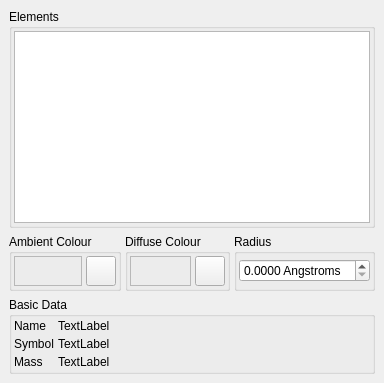
     <widget class="QWidget" name="ElementsTab" >
      <attribute name="title" >
       <string>Elements</string>
      </attribute>
      <attribute name="icon" >
       <iconset resource="icons.qrc" >:/build/icons/build_ptable.svg</iconset>
      </attribute>
      <layout class="QVBoxLayout" >
       <property name="margin" >
        <number>9</number>
       </property>
       <property name="spacing" >
        <number>6</number>
       </property>
       <item>
        <widget class="QGroupBox" name="ElementListGroup" >
         <property name="sizePolicy" >
          <sizepolicy>
           <hsizetype>1</hsizetype>
           <vsizetype>7</vsizetype>
           <horstretch>0</horstretch>
           <verstretch>0</verstretch>
          </sizepolicy>
         </property>
         <property name="title" >
          <string>Elements</string>
         </property>
         <layout class="QVBoxLayout" >
          <property name="margin" >
           <number>2</number>
          </property>
          <property name="spacing" >
           <number>4</number>
          </property>
          <item>
           <widget class="QListWidget" name="ElementList" >
            <property name="sizePolicy" >
             <sizepolicy>
              <hsizetype>1</hsizetype>
              <vsizetype>3</vsizetype>
              <horstretch>0</horstretch>
              <verstretch>0</verstretch>
             </sizepolicy>
            </property>
            <property name="minimumSize" >
             <size>
              <width>0</width>
              <height>64</height>
             </size>
            </property>
           </widget>
          </item>
         </layout>
        </widget>
       </item>
       <item>
        <layout class="QHBoxLayout" >
         <property name="margin" >
          <number>0</number>
         </property>
         <property name="spacing" >
          <number>4</number>
         </property>
         <item>
          <widget class="QGroupBox" name="ElementAmbientGroup" >
           <property name="sizePolicy" >
            <sizepolicy>
             <hsizetype>1</hsizetype>
             <vsizetype>1</vsizetype>
             <horstretch>0</horstretch>
             <verstretch>0</verstretch>
            </sizepolicy>
           </property>
           <property name="title" >
            <string>Ambient Colour</string>
           </property>
           <layout class="QVBoxLayout" >
            <property name="margin" >
             <number>2</number>
            </property>
            <property name="spacing" >
             <number>4</number>
            </property>
            <item>
             <layout class="QHBoxLayout" >
              <property name="margin" >
               <number>0</number>
              </property>
              <property name="spacing" >
               <number>4</number>
              </property>
              <item>
               <widget class="TColourFrame" name="ElementAmbientColourFrame" >
                <property name="sizePolicy" >
                 <sizepolicy>
                  <hsizetype>7</hsizetype>
                  <vsizetype>5</vsizetype>
                  <horstretch>0</horstretch>
                  <verstretch>0</verstretch>
                 </sizepolicy>
                </property>
                <property name="frameShape" >
                 <enum>QFrame::StyledPanel</enum>
                </property>
                <property name="frameShadow" >
                 <enum>QFrame::Raised</enum>
                </property>
               </widget>
              </item>
              <item>
               <widget class="QPushButton" name="ElementAmbientColourButton" >
                <property name="sizePolicy" >
                 <sizepolicy>
                  <hsizetype>5</hsizetype>
                  <vsizetype>5</vsizetype>
                  <horstretch>0</horstretch>
                  <verstretch>0</verstretch>
                 </sizepolicy>
                </property>
                <property name="minimumSize" >
                 <size>
                  <width>16</width>
                  <height>16</height>
                 </size>
                </property>
                <property name="maximumSize" >
                 <size>
                  <width>30</width>
                  <height>30</height>
                 </size>
                </property>
                <property name="text" >
                 <string/>
                </property>
                <property name="icon" >
                 <iconset resource="icons.qrc" >:/basic/icons/basic_colour.svg</iconset>
                </property>
               </widget>
              </item>
             </layout>
            </item>
           </layout>
          </widget>
         </item>
         <item>
          <widget class="QGroupBox" name="ElementDiffuseGroup" >
           <property name="sizePolicy" >
            <sizepolicy>
             <hsizetype>1</hsizetype>
             <vsizetype>1</vsizetype>
             <horstretch>0</horstretch>
             <verstretch>0</verstretch>
            </sizepolicy>
           </property>
           <property name="title" >
            <string>Diffuse Colour</string>
           </property>
           <layout class="QVBoxLayout" >
            <property name="margin" >
             <number>2</number>
            </property>
            <property name="spacing" >
             <number>4</number>
            </property>
            <item>
             <layout class="QHBoxLayout" >
              <property name="margin" >
               <number>0</number>
              </property>
              <property name="spacing" >
               <number>4</number>
              </property>
              <item>
               <widget class="TColourFrame" name="ElementDiffuseColourFrame" >
                <property name="sizePolicy" >
                 <sizepolicy>
                  <hsizetype>7</hsizetype>
                  <vsizetype>5</vsizetype>
                  <horstretch>0</horstretch>
                  <verstretch>0</verstretch>
                 </sizepolicy>
                </property>
                <property name="frameShape" >
                 <enum>QFrame::StyledPanel</enum>
                </property>
                <property name="frameShadow" >
                 <enum>QFrame::Raised</enum>
                </property>
               </widget>
              </item>
              <item>
               <widget class="QPushButton" name="ElementDiffuseColourButton" >
                <property name="sizePolicy" >
                 <sizepolicy>
                  <hsizetype>5</hsizetype>
                  <vsizetype>5</vsizetype>
                  <horstretch>0</horstretch>
                  <verstretch>0</verstretch>
                 </sizepolicy>
                </property>
                <property name="minimumSize" >
                 <size>
                  <width>30</width>
                  <height>30</height>
                 </size>
                </property>
                <property name="maximumSize" >
                 <size>
                  <width>30</width>
                  <height>30</height>
                 </size>
                </property>
                <property name="text" >
                 <string/>
                </property>
                <property name="icon" >
                 <iconset resource="icons.qrc" >:/basic/icons/basic_colour.svg</iconset>
                </property>
               </widget>
              </item>
             </layout>
            </item>
           </layout>
          </widget>
         </item>
         <item>
          <widget class="QGroupBox" name="ElementRadiusGroup" >
           <property name="sizePolicy" >
            <sizepolicy>
             <hsizetype>7</hsizetype>
             <vsizetype>1</vsizetype>
             <horstretch>0</horstretch>
             <verstretch>0</verstretch>
            </sizepolicy>
           </property>
           <property name="title" >
            <string>Radius</string>
           </property>
           <layout class="QHBoxLayout" >
            <property name="margin" >
             <number>2</number>
            </property>
            <property name="spacing" >
             <number>4</number>
            </property>
            <item>
             <widget class="QDoubleSpinBox" name="ElementRadiusSpin" >
              <property name="sizePolicy" >
               <sizepolicy>
                <hsizetype>7</hsizetype>
                <vsizetype>0</vsizetype>
                <horstretch>0</horstretch>
                <verstretch>0</verstretch>
               </sizepolicy>
              </property>
              <property name="suffix" >
               <string> Angstroms</string>
              </property>
              <property name="decimals" >
               <number>4</number>
              </property>
              <property name="singleStep" >
               <double>0.010000000000000</double>
              </property>
             </widget>
            </item>
           </layout>
          </widget>
         </item>
        </layout>
       </item>
       <item>
        <widget class="QGroupBox" name="groupBox" >
         <property name="sizePolicy" >
          <sizepolicy>
           <hsizetype>7</hsizetype>
           <vsizetype>5</vsizetype>
           <horstretch>0</horstretch>
           <verstretch>0</verstretch>
          </sizepolicy>
         </property>
         <property name="title" >
          <string>Basic Data</string>
         </property>
         <layout class="QGridLayout" >
          <property name="margin" >
           <number>2</number>
          </property>
          <property name="spacing" >
           <number>4</number>
          </property>
          <item row="1" column="1" >
           <widget class="QLabel" name="ElementSymbolLabel" >
            <property name="sizePolicy" >
             <sizepolicy>
              <hsizetype>7</hsizetype>
              <vsizetype>5</vsizetype>
              <horstretch>0</horstretch>
              <verstretch>0</verstretch>
             </sizepolicy>
            </property>
            <property name="text" >
             <string>TextLabel</string>
            </property>
           </widget>
          </item>
          <item row="0" column="0" >
           <widget class="QLabel" name="label64574" >
            <property name="text" >
             <string>Name</string>
            </property>
           </widget>
          </item>
          <item row="2" column="1" >
           <widget class="QLabel" name="ElementMassLabel" >
            <property name="sizePolicy" >
             <sizepolicy>
              <hsizetype>7</hsizetype>
              <vsizetype>5</vsizetype>
              <horstretch>0</horstretch>
              <verstretch>0</verstretch>
             </sizepolicy>
            </property>
            <property name="text" >
             <string>TextLabel</string>
            </property>
           </widget>
          </item>
          <item row="0" column="1" >
           <widget class="QLabel" name="ElementNameLabel" >
            <property name="sizePolicy" >
             <sizepolicy>
              <hsizetype>7</hsizetype>
              <vsizetype>5</vsizetype>
              <horstretch>0</horstretch>
              <verstretch>0</verstretch>
             </sizepolicy>
            </property>
            <property name="text" >
             <string>TextLabel</string>
            </property>
           </widget>
          </item>
          <item row="2" column="0" >
           <widget class="QLabel" name="label64574_3" >
            <property name="text" >
             <string>Mass</string>
            </property>
           </widget>
          </item>
          <item row="1" column="0" >
           <widget class="QLabel" name="label64574_2" >
            <property name="text" >
             <string>Symbol</string>
            </property>
           </widget>
          </item>
         </layout>
        </widget>
       </item>
      </layout>
     </widget>
